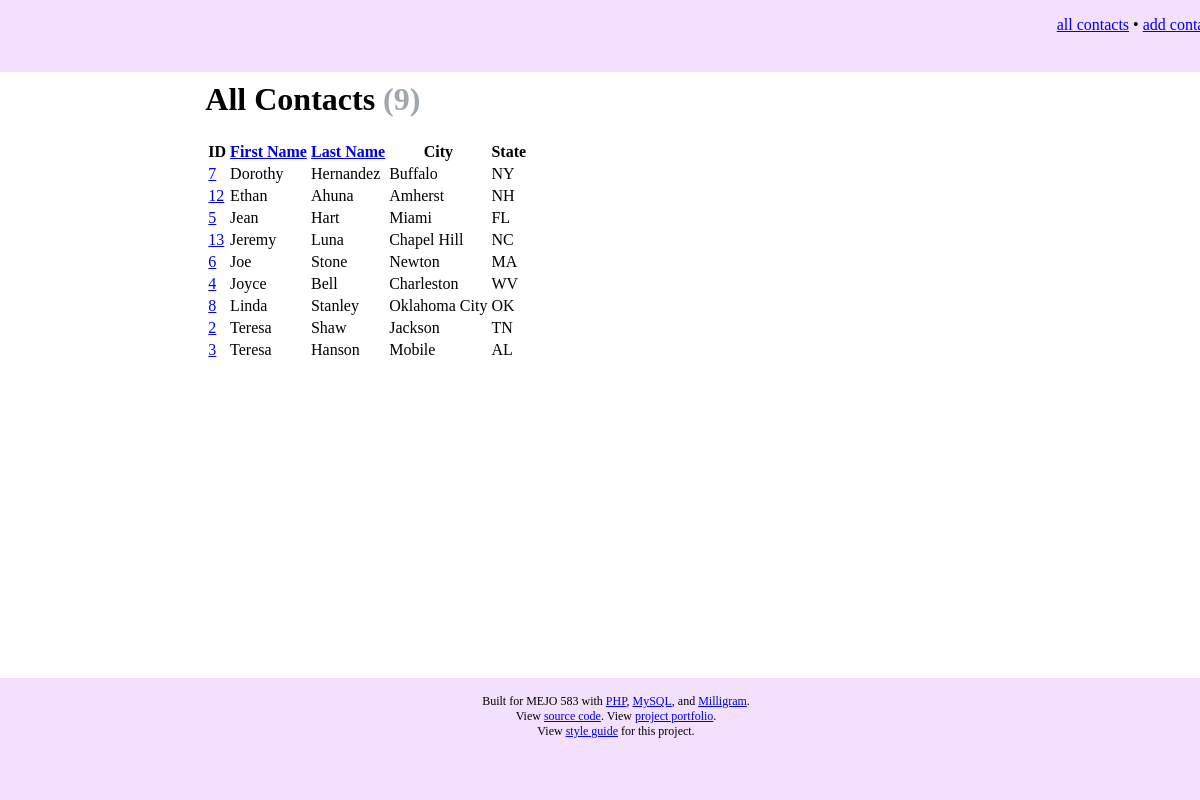
The app's page /index.php?sortFirst=asc with its own data.
### tables this page shows
CREATE TABLE `contacts` (
  `id` int(11) NOT NULL,
  `first` varchar(200) NOT NULL,
  `last` varchar(200) NOT NULL,
  `title` varchar(200) NOT NULL,
  `address` varchar(200) NOT NULL,
  `city` varchar(200) NOT NULL,
  `state` varchar(200) NOT NULL,
  `zip` varchar(200) NOT NULL,
  `phone` varchar(200) NOT NULL,
  `notes` text NOT NULL
);

### index.php (the view, shortened to what this page needs)
<?php
  include 'header.php';
  $sortLast = array_key_exists('sortLast', $_GET) ? $_GET['sortLast'] : null;
  $sortFirst = array_key_exists('sortFirst', $_GET) ? $_GET['sortFirst'] : null;
  if ($sortLast !== null) {
    $contacts = $db->query('SELECT * FROM contacts ORDER BY last ' . $sortLast)->fetchAll(PDO::FETCH_ASSOC);
  } else if ($sortFirst !== null) {
    $contacts = $db->query('SELECT * FROM contacts ORDER BY first ' . $sortFirst)->fetchAll(PDO::FETCH_ASSOC);
  } else {
    $contacts = $db->query('SELECT * FROM contacts')->fetchAll(PDO::FETCH_ASSOC);
  }
?>
<h1>All Contacts <span class="text-muted">(<?= count($contacts); ?>)</span></h1>
<table class="table">
  <thead>
    <th class="contactId">ID</th>
    <th class="first"><a href="/index.php?sortFirst=<?= ($sortFirst === null || $sortFirst === 'desc') ? 'asc' : 'desc'; ?>">First Name</th>
    <th class="last"><a href="/index.php?sortLast=<?= ($sortLast === null || $sortLast === 'desc') ? 'asc' : 'desc'; ?>">Last Name</a></th>
    <th class="city">City</th>
    <th class="state">State</th>
  </thead>
  <tbody>
    <?php foreach($contacts as $contact) : ?>
    <tr>
      <td class="contactId"><a href="/edit.php?id=<?= $contact['id']; ?>"><?= $contact['id']; ?></a></td>
      <td class="first"><?= $contact['first']; ?></td>
      <td class="last"> <?= $contact['last']; ?></td>
      <td class="city"><?= $contact['city']; ?><br>
      <td class="state"><?= $contact['state']; ?></td>
    </tr>
    <?php endforeach; ?>
  </tbody>
</table>
<?php include 'footer.php'; ?>

### css/style.css (style rules this page uses)
.text-muted { color: rgba(96, 108, 118, 0.6) }

### records on screen
contacts: id "7", first "Dorothy", last "Hernandez", city "Buffalo", state "NY"
contacts: id "12", first "Ethan", last "Ahuna", city "Amherst", state "NH"
contacts: id "5", first "Jean", last "Hart", city "Miami", state "FL"
contacts: id "13", first "Jeremy", last "Luna", city "Chapel Hill", state "NC"
contacts: id "6", first "Joe", last "Stone", city "Newton", state "MA"
contacts: id "4", first "Joyce", last "Bell", city "Charleston", state "WV"
contacts: id "8", first "Linda", last "Stanley", city "Oklahoma City", state "OK"
contacts: id "2", first "Teresa", last "Shaw", city "Jackson", state "TN"
contacts: id "3", first "Teresa", last "Hanson", city "Mobile", state "AL"

### other values on screen
count($contacts) "9"
